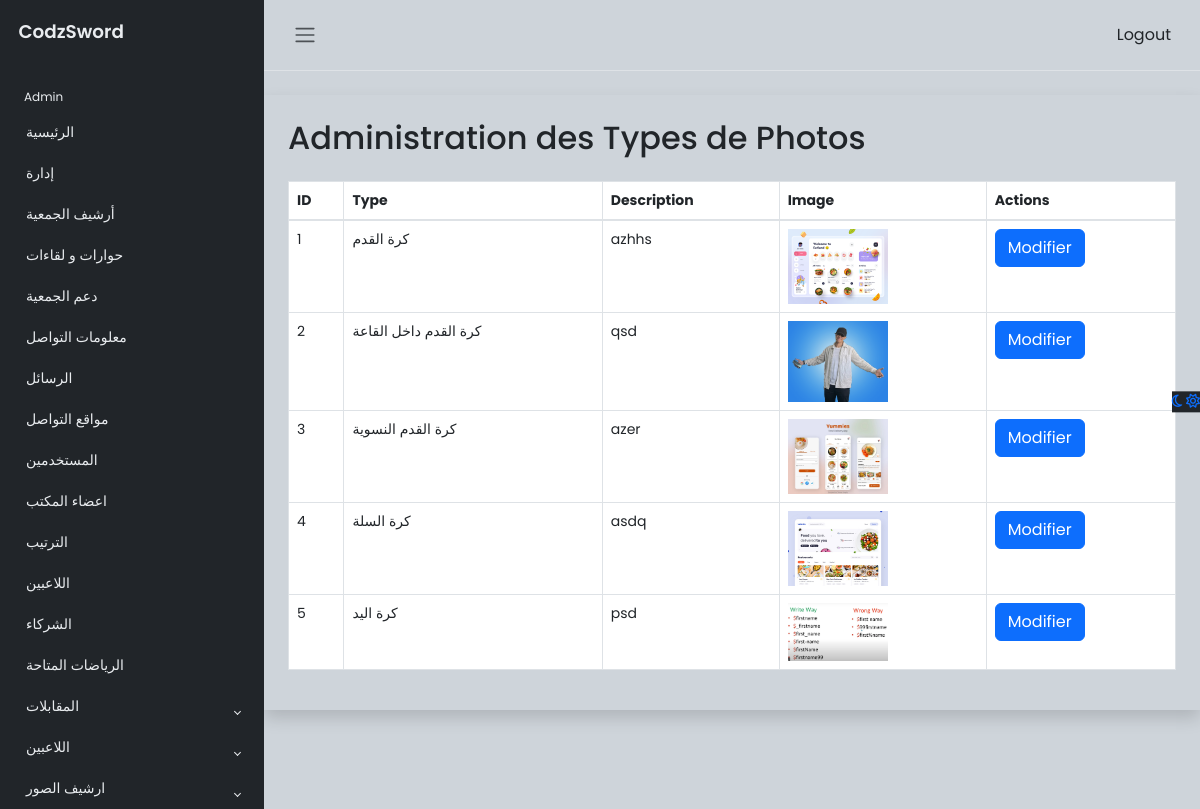
The page /admin/type_sport.php (signed in) on the database as committed earlier.
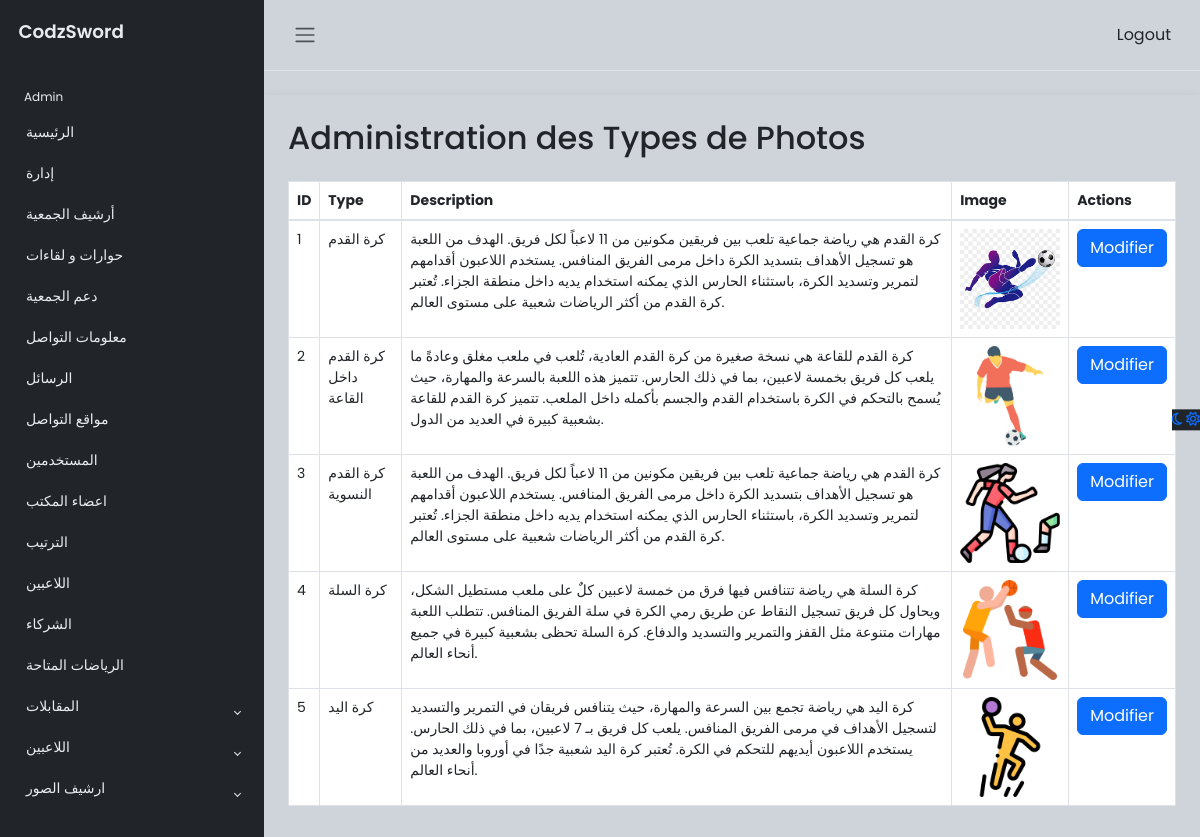
The same page on the database as committed later.
### tables this page shows
CREATE TABLE `types_photos` (
  `id` int(11) NOT NULL,
  `type` varchar(255) NOT NULL,
  `description` text DEFAULT NULL,
  `image` varchar(255) DEFAULT NULL
);

### admin/type_sport.php (the view, shortened to what the changed rows need)
<?php
$servername = "localhost";
$username = "root";
$password = "";
$dbname = "association";
$conn = new mysqli($servername, $username, $password, $dbname);
$sql = "SELECT * FROM types_photos";
$result = $conn->query($sql);
?>
<!DOCTYPE html>
<html lang="fr">
<head>
    <link rel="stylesheet" href="https://stackpath.bootstrapcdn.com/bootstrap/4.5.2/css/bootstrap.min.css">
    <link rel="stylesheet" href="https://cdn.jsdelivr.net/npm/bootstrap@5.3.0-alpha2/dist/css/bootstrap.min.css">
    <link rel="stylesheet" href="css/style.css">
</head>
<body>
<div class="wrapper">
        <div class="main">
            <div class="container shadow p-4 mt-4">
    <h2 class="mb-4">Administration des Types de Photos</h2>
    <table class="table table-bordered">
        <thead>
            <tr>
                <th>ID</th>
                <th>Type</th>
                <th>Description</th>
                <th>Image</th>
                <th>Actions</th>
            </tr>
        </thead>
        <tbody>
            <?php while ($row = $result->fetch_assoc()): ?>
                <tr>
                    <td><?= $row['id'] ?></td>
                    <td><?= $row['type'] ?></td>
                    <td><?= $row['description'] ?></td>
                    <td>
                        <?php if (!empty($row['image'])): ?>
                            <img src="<?= $row['image'] ?>" alt="Image" style="width: 100px; height: auto;">
                        <?php else: ?>
                            Pas d'image
                        <?php endif; ?>
                    </td>
                    <td>
                        <button type="button" class="btn btn-primary" data-toggle="modal" data-target="#editModal<?= $row['id'] ?>">Modifier</button>
                    </td>
                </tr>
            <?php endwhile; ?>
        </tbody>
    </table>
</div>
        </div>
    </div>
</body>
</html>

Rows that differ between the two databases and show on the page:
changed types_photos "كرة القدم": description "azhhs" → "كرة القدم هي رياضة جماعية تلعب بين فريقين مكونين من 11 لاعباً لكل فريق. الهدف من اللعبة هو تسجيل الأهداف بتسديد الكرة داخل مرمى الفريق المنافس. يستخدم اللاعبون أقدامهم لتمرير وتسديد الكرة، باستثناء الحارس الذي يمكنه استخدام يديه داخل منطقة الجزاء. تُعتبر كرة القدم من أكثر الرياضات شعبية على مستوى العالم."; image: a different picture
changed types_photos "كرة القدم داخل القاعة": description "qsd" → "كرة القدم للقاعة هي نسخة صغيرة من كرة القدم العادية، تُلعب في ملعب مغلق وعادةً ما يلعب كل فريق بخمسة لاعبين، بما في ذلك الحارس. تتميز هذه اللعبة بالسرعة والمهارة، حيث يُسمح بالتحكم في الكرة باستخدام القدم والجسم بأكمله داخل الملعب. تتميز كرة القدم للقاعة بشعبية كبيرة في العديد من الدول."; image: a different picture
changed types_photos "كرة القدم النسوية": description "azer" → "كرة القدم هي رياضة جماعية تلعب بين فريقين مكونين من 11 لاعباً لكل فريق. الهدف من اللعبة هو تسجيل الأهداف بتسديد الكرة داخل مرمى الفريق المنافس. يستخدم اللاعبون أقدامهم لتمرير وتسديد الكرة، باستثناء الحارس الذي يمكنه استخدام يديه داخل منطقة الجزاء. تُعتبر كرة القدم من أكثر الرياضات شعبية على مستوى العالم."; image: a different picture
changed types_photos "كرة السلة": description "asdq" → "كرة السلة هي رياضة تتنافس فيها فرق من خمسة لاعبين كلٌ على ملعب مستطيل الشكل، ويحاول كل فريق تسجيل النقاط عن طريق رمي الكرة في سلة الفريق المنافس. تتطلب اللعبة مهارات متنوعة مثل القفز والتمرير والتسديد والدفاع. كرة السلة تحظى بشعبية كبيرة في جميع أنحاء العالم."; image: a different picture
changed types_photos "كرة اليد": description "psd" → "كرة اليد هي رياضة تجمع بين السرعة والمهارة، حيث يتنافس فريقان في التمرير والتسديد لتسجيل الأهداف في مرمى الفريق المنافس. يلعب كل فريق بـ 7 لاعبين، بما في ذلك الحارس. يستخدم اللاعبون أيديهم للتحكم في الكرة. تُعتبر كرة اليد شعبية جدًا في أوروبا والعديد من أنحاء العالم."; image: a different picture
